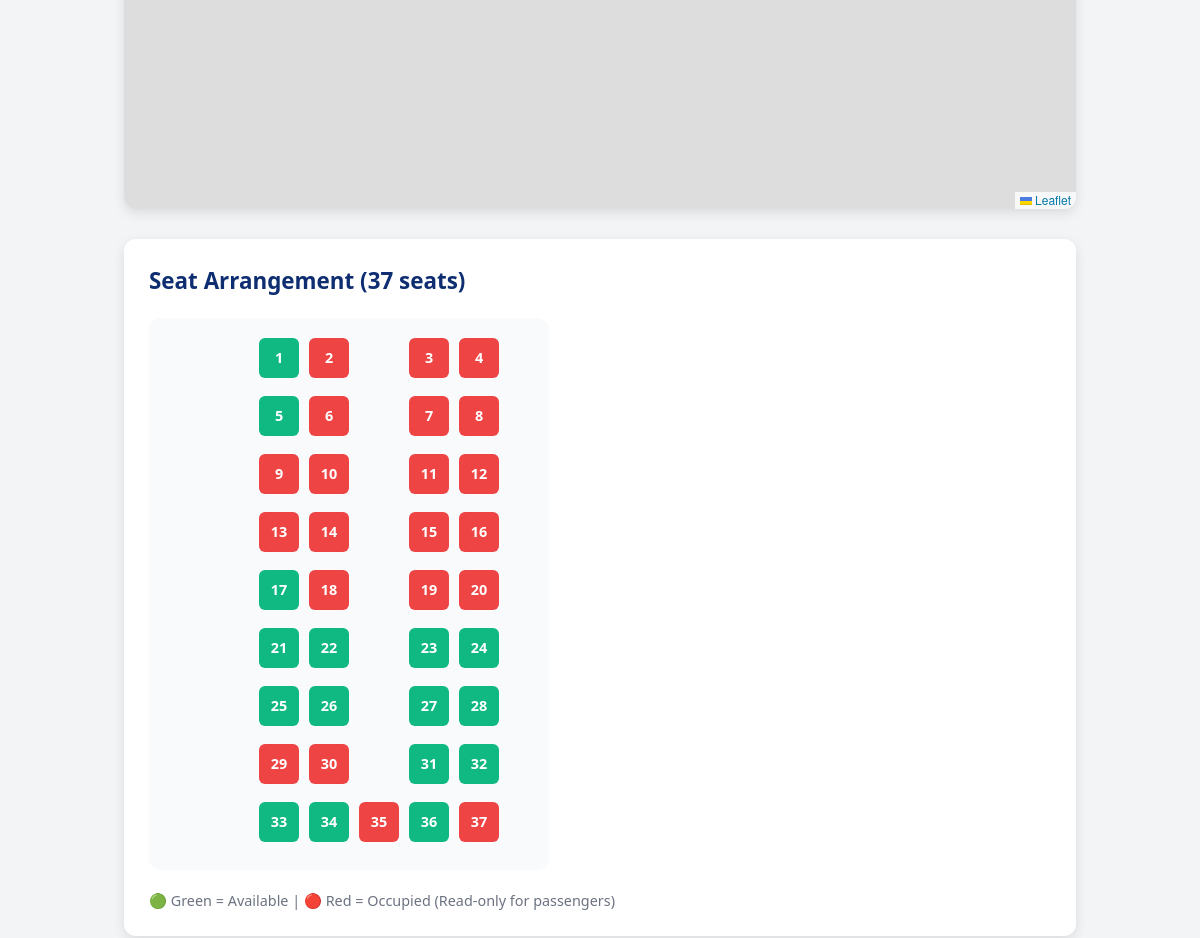
Page /track/5/ (middle part) on the earlier database version.
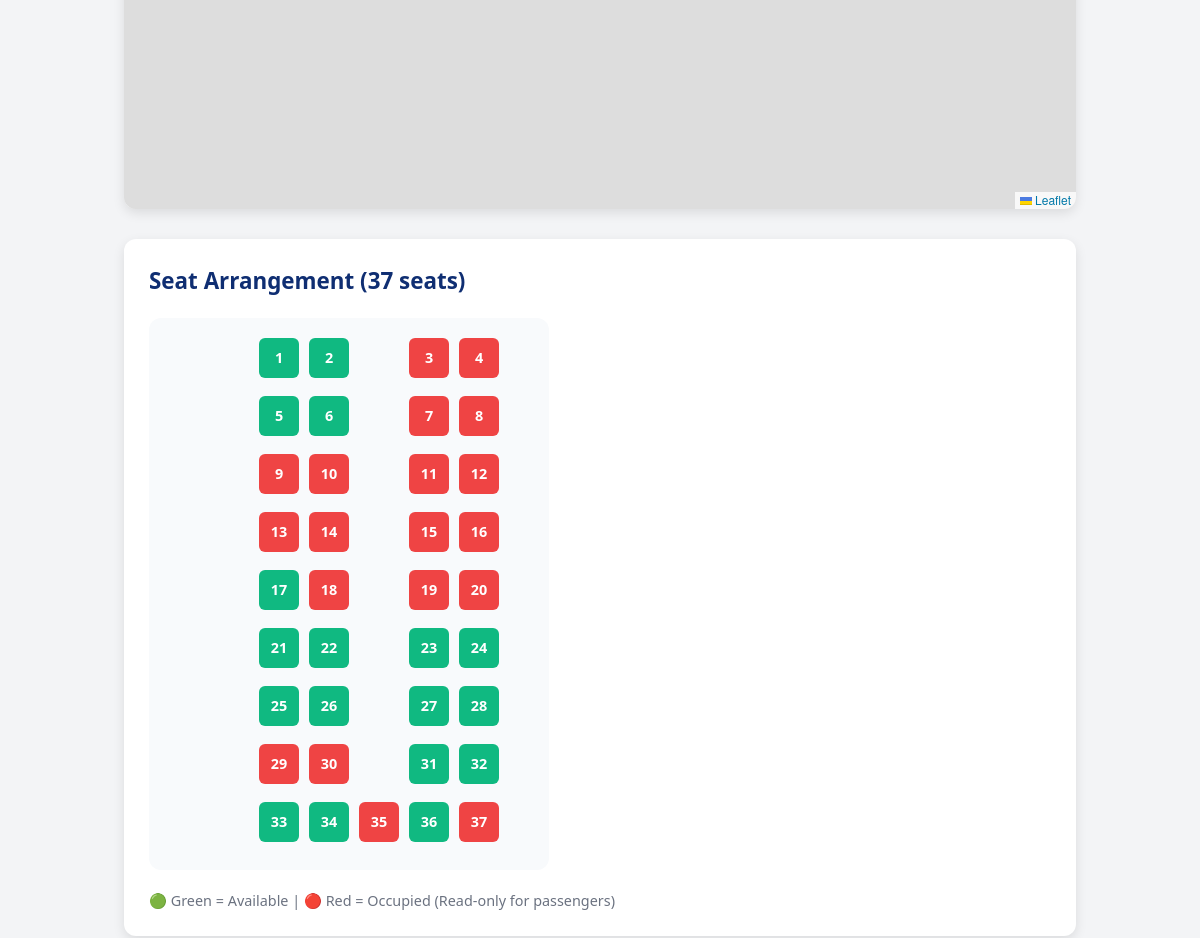
Same page on the later database version.
### core/views.py (the view, shortened to what this page needs)
# urls.py: path('track/<int:bus_id>/', views.track_bus, name='track_bus'),
def track_bus(request, bus_id):
    from .models import Bus
    bus = Bus.objects.filter(id=bus_id).first()
    seats = list(bus.seats.order_by('seat_number').all()) if bus else []
    last_row_start = bus.total_seats - 5 if bus and bus.total_seats >= 5 else 0
    seat_grid_columns = []
    seats_per_row = 4
    col_map = [2, 3, 5, 6]
    for idx, seat in enumerate(seats):
        if idx < last_row_start:
            row = (idx // seats_per_row) + 1
            pos = idx % seats_per_row
            col = col_map[pos]
        else:
            row = (last_row_start // seats_per_row) + 1 if last_row_start > 0 else (idx // seats_per_row) + 1
            col = (idx - last_row_start) + 2
            if col < 2: col = 2
            if col > 6: col = 6
        seat_grid_columns.append((seat, row, col))
    is_bookmarked = False
    if request.user.is_authenticated:
        is_bookmarked = Bookmark.objects.filter(user=request.user, bus=bus).exists()
    chat_room = None
    if request.user.is_authenticated and bus and bus.driver and bus.driver.user:
        chat_room = f'user_{request.user.id}_driver_{bus.driver.user.id}'
    default_pickup = request.GET.get('pickup', '')
    eta = None
    pickup_coords = None
    return render(request, 'user/tracking.html', {
        'bus_id': bus_id,
        'bus': bus,
        'seats': seats,
        'last_row_start': last_row_start,
        'seat_grid_columns': seat_grid_columns,
        'is_bookmarked': is_bookmarked,
        'chat_room': chat_room,
        'default_pickup': default_pickup,
        'eta': eta,
        'pickup_coords': pickup_coords,
    })

### core/models.py (called while the page is built)
    def get_stops_list(self):
        return [rs.stop for rs in self.routestop_set.order_by('order')]

    def get_route_coordinates(self):
        stops = self.get_stops_list()
        return [[stop.latitude, stop.longitude] for stop in stops]

### core/templates/user/tracking.html (shortened to what this page needs)
{% extends 'base.html' %}
{% load static %}
{% block extra_head %}
<link rel="stylesheet" href="https://unpkg.com/leaflet/dist/leaflet.css" />
{% endblock %}
{% block content %}
<div class="tracking-container">
    <div class="map-section">
        <div class="map-container">
            <div id="map"></div>
        </div>
    </div>
    <div class="seat-section">
        <h3 class="section-title">Seat Arrangement ({{ bus.total_seats }} seats)</h3>
        <div class="seat-grid">
            {% for seat, row, col in seat_grid_columns %}
                <button class="seat-btn {% if seat.is_available %}seat-available{% else %}seat-occupied{% endif %}"
                    data-seat-id="{{ seat.id }}"
                    style="grid-column: {{ col }}; grid-row: {{ row }};"
                    disabled
                    title="Seat {{ seat.seat_number }} - {% if seat.is_available %}Available{% else %}Occupied{% endif %}">
                    {{ seat.seat_number }}
                </button>
            {% endfor %}
        </div>
        <div class="seat-info">
            🟢 Green = Available | 🔴 Red = Occupied (Read-only for passengers)
        </div>
    </div>
</div>
{% endblock %}

Differences in the rows shown:
changed Seat (number 2 of 37 on the later page): is_available False → True (drawn)
changed Seat (number 6 of 37 on the later page): is_available False → True (drawn)
